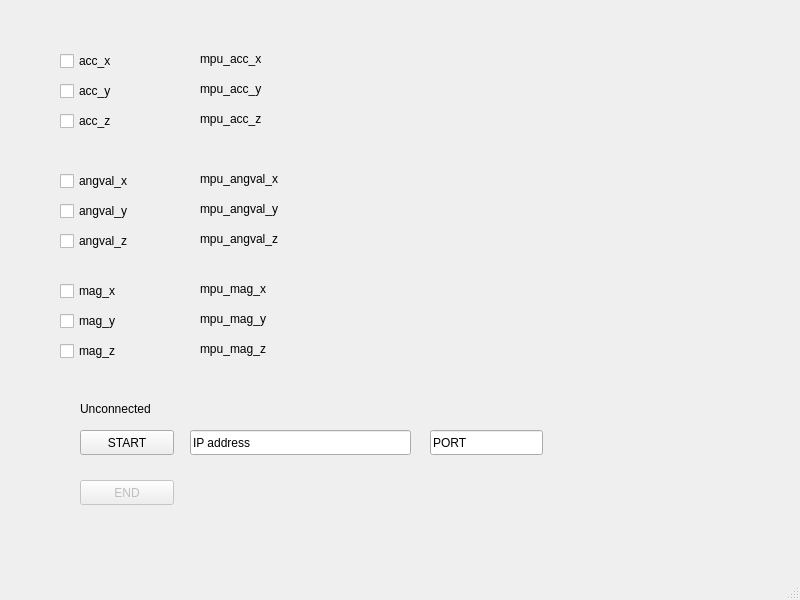
<?xml version="1.0" encoding="UTF-8"?>
<ui version="4.0">
 <class>MainWindow</class>
 <widget class="QMainWindow" name="MainWindow">
  <property name="geometry">
   <rect>
    <x>0</x>
    <y>0</y>
    <width>800</width>
    <height>600</height>
   </rect>
  </property>
  <property name="windowTitle">
   <string>MainWindow</string>
  </property>
  <widget class="QWidget" name="centralwidget">
   <widget class="QLabel" name="label_mpu_acc_x">
    <property name="geometry">
     <rect>
      <x>200</x>
      <y>50</y>
      <width>81</width>
      <height>17</height>
     </rect>
    </property>
    <property name="text">
     <string>mpu_acc_x</string>
    </property>
   </widget>
   <widget class="QLabel" name="label_mpu_acc_z">
    <property name="geometry">
     <rect>
      <x>200</x>
      <y>110</y>
      <width>81</width>
      <height>17</height>
     </rect>
    </property>
    <property name="text">
     <string>mpu_acc_z</string>
    </property>
   </widget>
   <widget class="QLabel" name="label_mpu_acc_y">
    <property name="geometry">
     <rect>
      <x>200</x>
      <y>80</y>
      <width>81</width>
      <height>17</height>
     </rect>
    </property>
    <property name="text">
     <string>mpu_acc_y</string>
    </property>
   </widget>
   <widget class="QCheckBox" name="checkBox_acc_x">
    <property name="geometry">
     <rect>
      <x>60</x>
      <y>50</y>
      <width>91</width>
      <height>22</height>
     </rect>
    </property>
    <property name="text">
     <string>acc_x</string>
    </property>
   </widget>
   <widget class="QCheckBox" name="checkBox_acc_y">
    <property name="geometry">
     <rect>
      <x>60</x>
      <y>80</y>
      <width>91</width>
      <height>22</height>
     </rect>
    </property>
    <property name="text">
     <string>acc_y</string>
    </property>
   </widget>
   <widget class="QCheckBox" name="checkBox_acc_z">
    <property name="geometry">
     <rect>
      <x>60</x>
      <y>110</y>
      <width>91</width>
      <height>22</height>
     </rect>
    </property>
    <property name="text">
     <string>acc_z</string>
    </property>
   </widget>
   <widget class="QLabel" name="label_mpu_angval_y">
    <property name="geometry">
     <rect>
      <x>200</x>
      <y>200</y>
      <width>101</width>
      <height>17</height>
     </rect>
    </property>
    <property name="text">
     <string>mpu_angval_y</string>
    </property>
   </widget>
   <widget class="QCheckBox" name="checkBox_angval_x">
    <property name="geometry">
     <rect>
      <x>60</x>
      <y>170</y>
      <width>91</width>
      <height>22</height>
     </rect>
    </property>
    <property name="text">
     <string>angval_x</string>
    </property>
   </widget>
   <widget class="QLabel" name="label_mpu_angval_x">
    <property name="geometry">
     <rect>
      <x>200</x>
      <y>170</y>
      <width>121</width>
      <height>17</height>
     </rect>
    </property>
    <property name="text">
     <string>mpu_angval_x</string>
    </property>
   </widget>
   <widget class="QLabel" name="label_mpu_angval_z">
    <property name="geometry">
     <rect>
      <x>200</x>
      <y>230</y>
      <width>101</width>
      <height>17</height>
     </rect>
    </property>
    <property name="text">
     <string>mpu_angval_z</string>
    </property>
   </widget>
   <widget class="QCheckBox" name="checkBox_angval_z">
    <property name="geometry">
     <rect>
      <x>60</x>
      <y>230</y>
      <width>91</width>
      <height>22</height>
     </rect>
    </property>
    <property name="text">
     <string>angval_z</string>
    </property>
   </widget>
   <widget class="QCheckBox" name="checkBox_angval_y">
    <property name="geometry">
     <rect>
      <x>60</x>
      <y>200</y>
      <width>91</width>
      <height>22</height>
     </rect>
    </property>
    <property name="text">
     <string>angval_y</string>
    </property>
   </widget>
   <widget class="QLabel" name="label_mpu_mag_y">
    <property name="geometry">
     <rect>
      <x>200</x>
      <y>310</y>
      <width>81</width>
      <height>17</height>
     </rect>
    </property>
    <property name="text">
     <string>mpu_mag_y</string>
    </property>
   </widget>
   <widget class="QCheckBox" name="checkBox_mag_x">
    <property name="geometry">
     <rect>
      <x>60</x>
      <y>280</y>
      <width>91</width>
      <height>22</height>
     </rect>
    </property>
    <property name="text">
     <string>mag_x</string>
    </property>
   </widget>
   <widget class="QLabel" name="label_mpu_mag_x">
    <property name="geometry">
     <rect>
      <x>200</x>
      <y>280</y>
      <width>81</width>
      <height>17</height>
     </rect>
    </property>
    <property name="text">
     <string>mpu_mag_x</string>
    </property>
   </widget>
   <widget class="QLabel" name="label_mpu_mag_z">
    <property name="geometry">
     <rect>
      <x>200</x>
      <y>340</y>
      <width>81</width>
      <height>17</height>
     </rect>
    </property>
    <property name="text">
     <string>mpu_mag_z</string>
    </property>
   </widget>
   <widget class="QCheckBox" name="checkBox_mag_z">
    <property name="geometry">
     <rect>
      <x>60</x>
      <y>340</y>
      <width>91</width>
      <height>22</height>
     </rect>
    </property>
    <property name="text">
     <string>mag_z</string>
    </property>
   </widget>
   <widget class="QCheckBox" name="checkBox_max_y">
    <property name="geometry">
     <rect>
      <x>60</x>
      <y>310</y>
      <width>91</width>
      <height>22</height>
     </rect>
    </property>
    <property name="text">
     <string>mag_y</string>
    </property>
   </widget>
   <widget class="QLineEdit" name="lineEdit_IP_Address">
    <property name="geometry">
     <rect>
      <x>190</x>
      <y>430</y>
      <width>221</width>
      <height>25</height>
     </rect>
    </property>
    <property name="text">
     <string>IP address</string>
    </property>
   </widget>
   <widget class="QLineEdit" name="lineEdit_PORT">
    <property name="geometry">
     <rect>
      <x>430</x>
      <y>430</y>
      <width>113</width>
      <height>25</height>
     </rect>
    </property>
    <property name="text">
     <string>PORT</string>
    </property>
   </widget>
   <widget class="QPushButton" name="pushButton_start">
    <property name="geometry">
     <rect>
      <x>80</x>
      <y>430</y>
      <width>94</width>
      <height>25</height>
     </rect>
    </property>
    <property name="text">
     <string>START</string>
    </property>
   </widget>
   <widget class="QPushButton" name="pushButton_end">
    <property name="enabled">
     <bool>false</bool>
    </property>
    <property name="geometry">
     <rect>
      <x>80</x>
      <y>480</y>
      <width>94</width>
      <height>25</height>
     </rect>
    </property>
    <property name="text">
     <string>END</string>
    </property>
   </widget>
   <widget class="QLabel" name="label_status">
    <property name="geometry">
     <rect>
      <x>80</x>
      <y>400</y>
      <width>461</width>
      <height>17</height>
     </rect>
    </property>
    <property name="text">
     <string>Unconnected</string>
    </property>
   </widget>
  </widget>
  <widget class="QMenuBar" name="menubar">
   <property name="geometry">
    <rect>
     <x>0</x>
     <y>0</y>
     <width>800</width>
     <height>22</height>
    </rect>
   </property>
  </widget>
  <widget class="QStatusBar" name="statusbar"/>
 </widget>
 <resources/>
 <connections/>
</ui>
